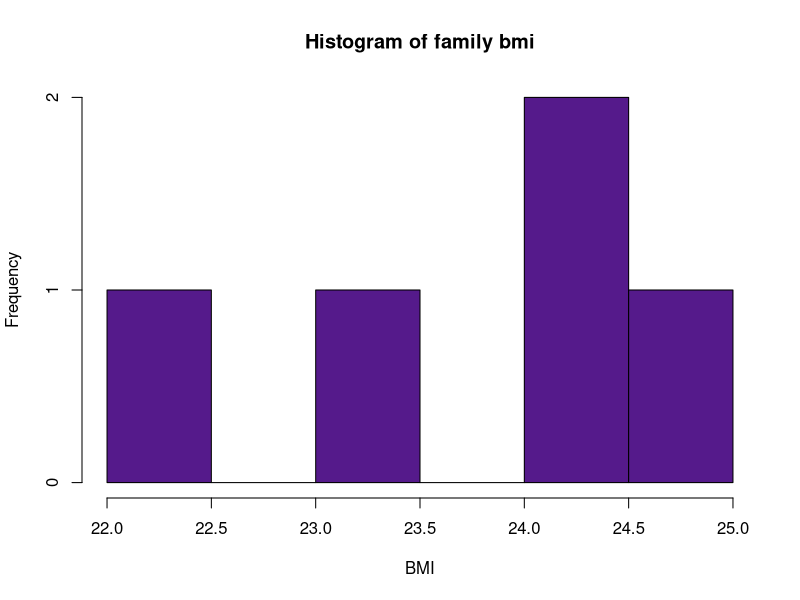

Write the R code that produced this figure.
## ---- chunk 1
10 * 5
## ---- chunk 2
andrew_height <- 1.95
andrew_weight <- 94
seb_height <- 1.71
seb_weight <- 68

andrew_bmi <- andrew_weight/(andrew_height^2)
andrew_bmi
seb_bmi <- seb_weight/(seb_height^2)
seb_bmi

paste0("Andrew has a BMI of ", andrew_bmi, ", and Seb has a BMI of ", seb_bmi)

# numbers are long, we can use a function to round...
var_out <- paste0("Andrew has a BMI of ", round(andrew_bmi, 2), ", and Seb has a BMI of ", round(seb_bmi, 2))
## ---- chunk 3
days_of_week <- c("Mon", "Tue", "Wed", "Thu", "Fri", "Sat", "Sun")
days_of_week
## ---- chunk 4
family_names <- c("Andrew", "Sam (Mum)", "Jules (Dad)", "Ash", "Robin")
family_heights <- c(1.95, 5.09, 1.65, 1.91, 186)
family_weights <- c(94, 9.135, 9.6075, 89, 81)

family_heights[2] <- family_heights[2] * 0.3048
family_heights[5] <- family_heights[5] / 100
family_weights[2:3] <- family_weights[2:3] * 6.35029318

family_bmi <- family_weights/(family_heights^2)

avg_bmi <- mean(family_bmi)
## ---- chunk 5
family_data <- data.frame(
  family_names,
  family_heights,
  family_weights,
  family_bmi
)

family_data
## ---- chunk 6
summary(family_data)

str(family_data)
## ---- chunk 7
hist(family_data$family_bmi, 
     #col = "#22CEC6",
     col = "purple4",
     main = "Histogram of family bmi",
     xlab = "BMI")
